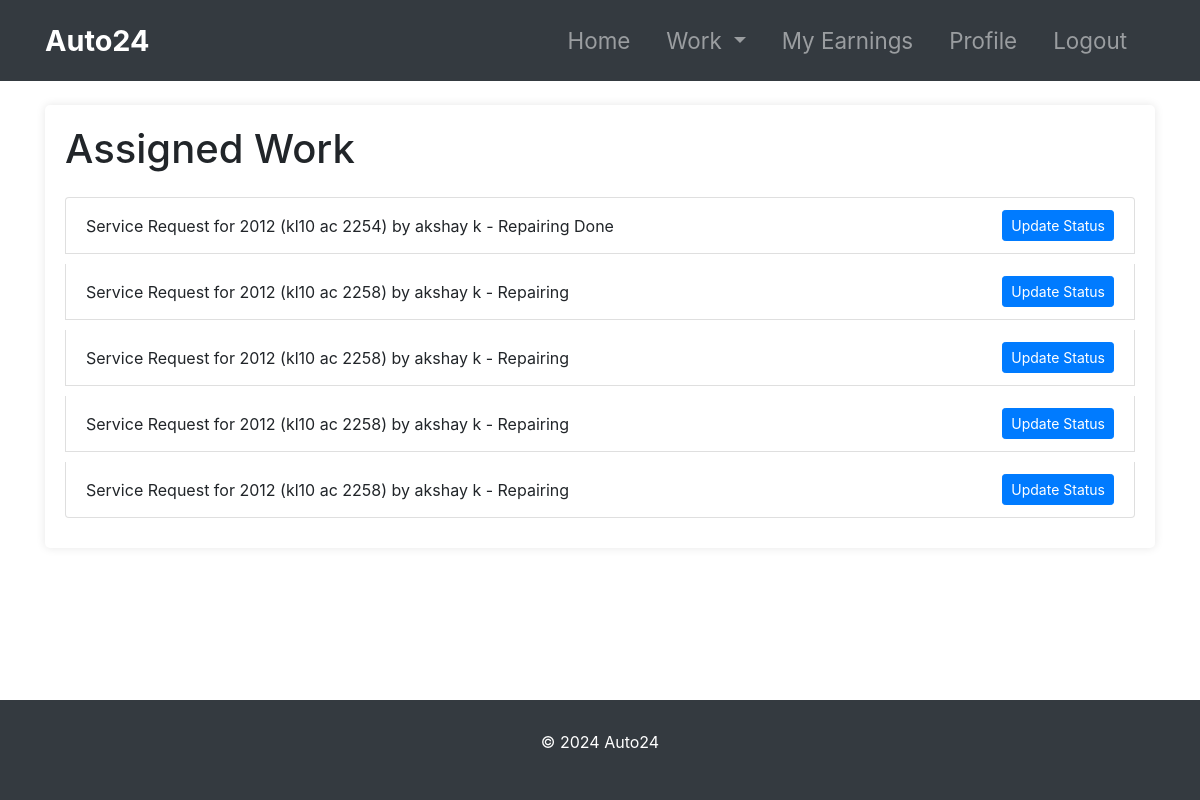
Page /assigned-work/ (signed in) on the committed database.
### mechanic_management/models.py (models this page shows, shortened)
class MechanicWork(models.Model):
    mechanic = models.ForeignKey(Mechanic, on_delete=models.CASCADE, related_name='works')
    service_request = models.ForeignKey('customer_management.ServiceRequest', on_delete=models.CASCADE, related_name='works')
    assigned_at = models.DateTimeField(default=timezone.now)
    status = models.CharField(max_length=20, choices=[
        ('Repairing', 'Repairing'),
        ('Repairing Done', 'Repairing Done'),
        ('Released', 'Released')
    ], default='Repairing')
    cost = models.DecimalField(max_digits=10, decimal_places=2, null=True, blank=True)

### customer_management/models.py (models this page shows, shortened)
class ServiceRequest(models.Model):
    STATUS_CHOICES = [
        ('Pending', 'Pending'),
        ('Approved', 'Approved'),
        ('Repairing', 'Repairing'),
        ('Repairing Done', 'Repairing Done'),
        ('Released', 'Released')
    ]
    customer = models.ForeignKey(Customer, on_delete=models.CASCADE, related_name='service_requests')
    assigned_mechanic = models.ForeignKey('mechanic_management.Mechanic', on_delete=models.CASCADE, related_name='service_requests', null=True, blank=True)
    vehicle = models.ForeignKey(Vehicle, on_delete=models.CASCADE, related_name='service_requests')
    problem_description = models.CharField(max_length=300)
    status = models.CharField(max_length=20, choices=STATUS_CHOICES, default='Pending')
    cost = models.DecimalField(max_digits=10, decimal_places=2, null=True, blank=True)
    created_at = models.DateTimeField(default=timezone.now)
    def __str__(self):
        return f"Service Request for {self.vehicle} by {self.customer.get_name}"

class Vehicle(models.Model):
    number = models.CharField(max_length=20)
    model = models.CharField(max_length=100)
    customer = models.ForeignKey(Customer, on_delete=models.CASCADE, related_name='vehicles')
    def __str__(self):
        return f"{self.model} ({self.number})"

class Customer(models.Model):
    user = models.OneToOneField(User, on_delete=models.CASCADE)
    profile_pic = models.ImageField(upload_to='profile_pic/CustomerProfilePic/', null=True, blank=True)
    address = models.CharField(max_length=40)
    mobile = models.CharField(max_length=20, null=False)
    @property
    def get_name(self):
        return self.user.first_name + " " + self.user.last_name

### mechanic_management/views.py (the view)
# urls.py: path('assigned-work/', views.assigned_work, name='assigned_work'),
@login_required
def assigned_work(request):
    mechanic = request.user.mechanic  # Assuming the logged-in user is a mechanic
    assigned_work = MechanicWork.objects.filter(mechanic=mechanic)
    return render(request, 'mechanic/assigned_work.html', {'assigned_work': assigned_work})

### templates/mechanic/assigned_work.html (shortened to what this page needs)
{% extends 'mechanic/base.html' %}
{% block content %}
<div class="container mt-4">
    <div class="work-container">
        <h1 class="mb-4">Assigned Work</h1>
        <ul class="list-group work-list">
            {% for work in assigned_work %}
            <li class="list-group-item work-list-item d-flex justify-content-between align-items-center">
                {{ work.service_request }} - {{ work.status }}
                <a href="{% url 'update_work_status' work.pk %}" class="btn btn-primary btn-sm btn-update-status">Update Status</a>
            </li>
            {% empty %}
            <li class="no-assigned-work">No Assigned work found.</li>
            {% endfor %}
        </ul>
    </div>
</div>
{% endblock %}

### templates/mechanic/base.html (style rules this page uses)
body { display: flex; flex-direction: column; min-height: 100vh; }

### templates/mechanic/assigned_work.html (style rules this page uses)
.work-container { background-color: #fff; padding: 20px; border-radius: 5px; box-shadow: 0 0 10px rgba(0, 0, 0, 0.1); margin-top: 20px; }
.work-list { margin-top: 20px; }
.work-list-item { margin-bottom: 10px; }
.btn-update-status { margin-left: 10px; }

### rows in the picture
MechanicWork: service_request "Service Request for 2012 (kl10 ac 2254) by akshay k", status "Repairing Done"
MechanicWork: service_request "Service Request for 2012 (kl10 ac 2258) by akshay k", status "Repairing"
MechanicWork: service_request "Service Request for 2012 (kl10 ac 2258) by akshay k", status "Repairing"
MechanicWork: service_request "Service Request for 2012 (kl10 ac 2258) by akshay k", status "Repairing"
MechanicWork: service_request "Service Request for 2012 (kl10 ac 2258) by akshay k", status "Repairing"
